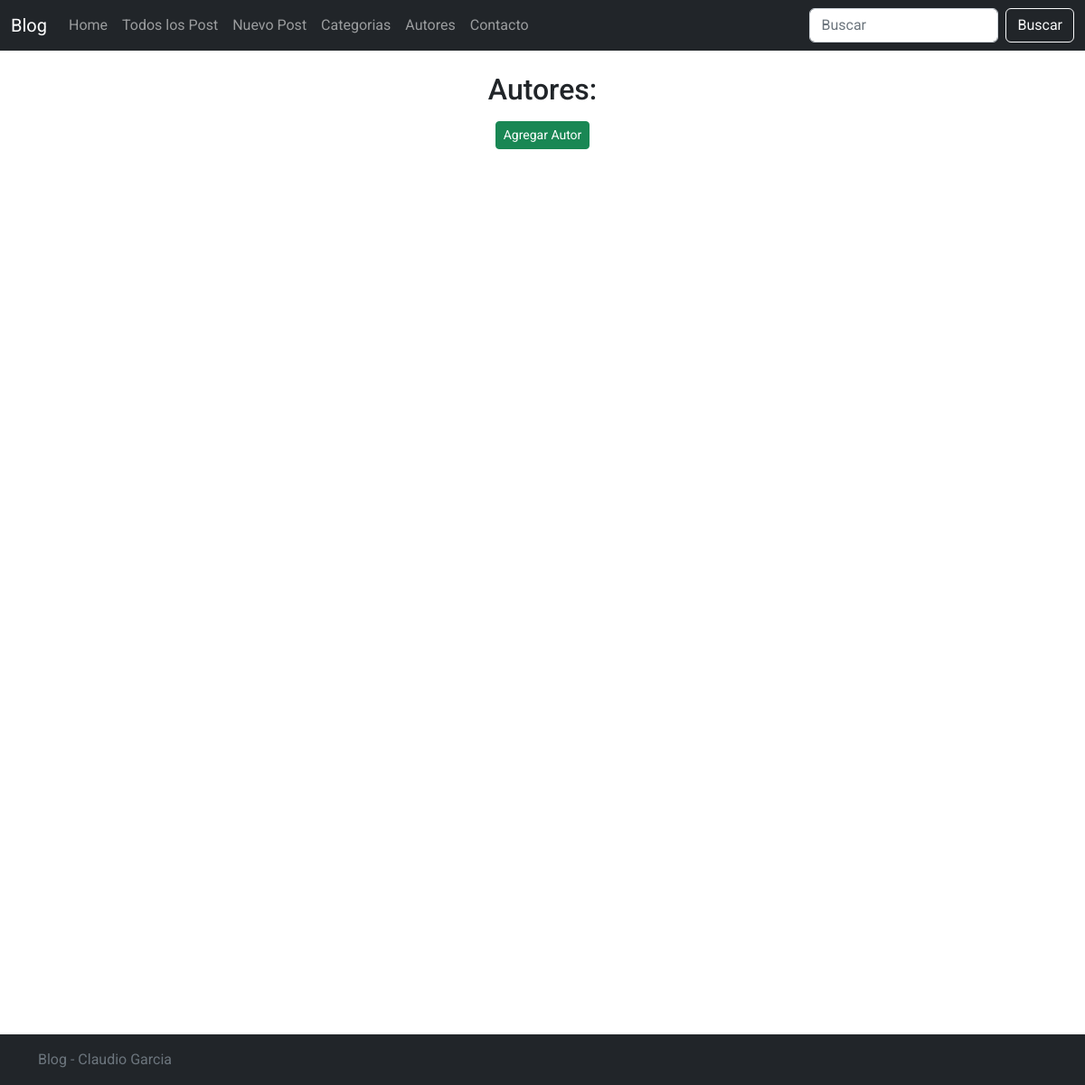
The app's page /autores/, older data.
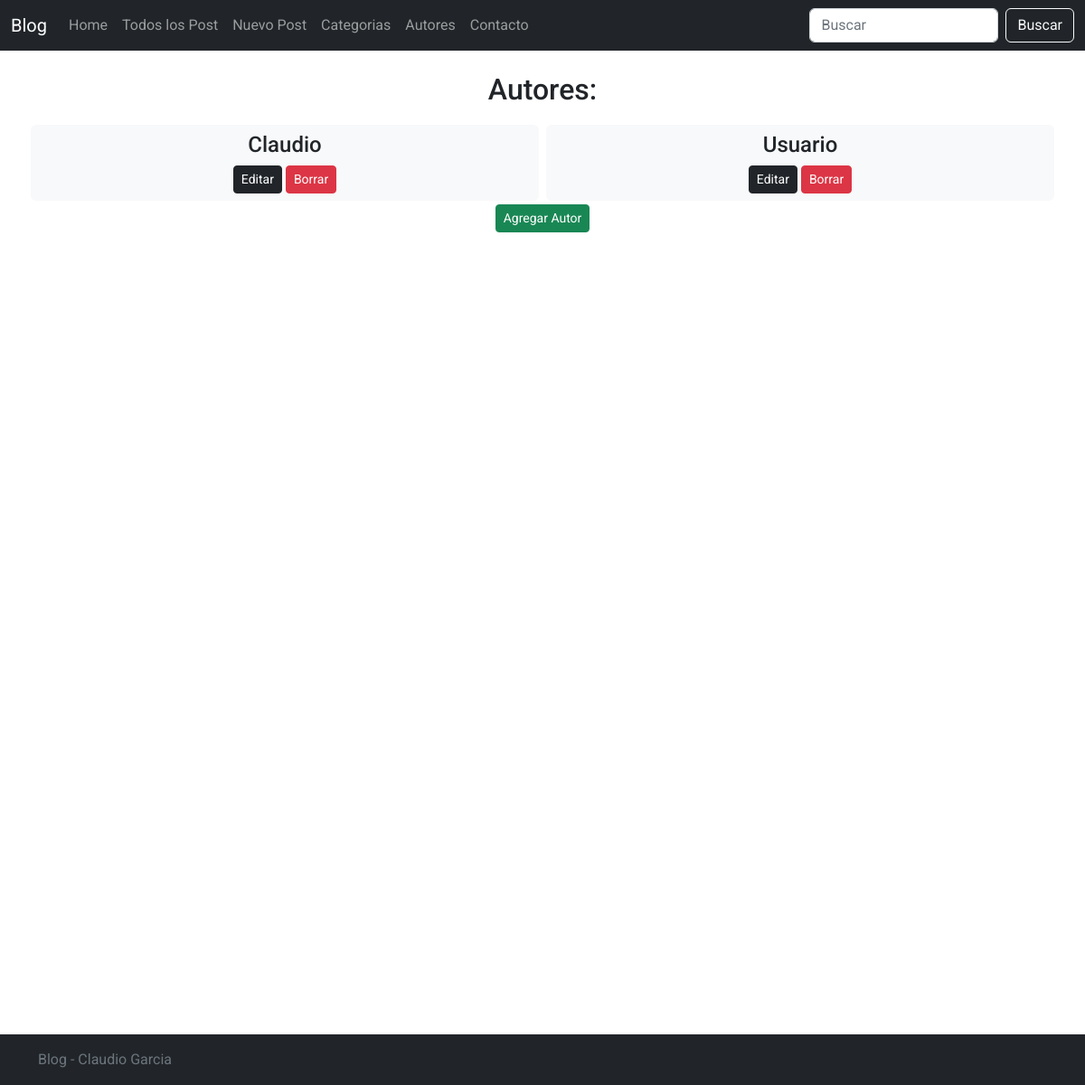
The same page, newer data.
### Posts/models.py (models this page shows, shortened)
class Autor(models.Model):
    title = models.CharField(max_length=255)

### Posts/views.py (the view)
# urls.py: path('autores/', views.autores,name='Autores'),
def autores(request):
    autor = Autor.objects.all()
    return render(request, 'autores.html', {'autores':autor})

### Posts/templates/autores.html
{% extends 'padre.html' %}
{% load static %}
{% block contenidoDinamico %}
<div class="container text-center">
    <p>
    <h2>Autores:</h2>
    </p>
</div>
<main class="container justify-content-center">
    <div class="row ">
        {% for autor in autores %}
        <div class="bg-light p-2 m-1 text-center rounded col w-30">
            <h4>{{ autor.title }}</h4>
            <a class="btn btn-sm btn-dark" href="{% url 'AutorEdit' autor.id %}" role="button">Editar</a>
            <a class="btn btn-sm btn-danger" href="{% url 'AutorDelete' autor.id %}" role="button">Borrar</a>
        </div>
        {% endfor %}
    </div>
    <p class="text-center">
        <a class="btn btn-sm btn-success" href="{% url 'AutorAdd' %}" role="button">Agregar Autor</a>
    </p>
</main>
{% endblock %}

Row changes from the older to the newer data that the page shows:
added Autor: title "Claudio"
added Autor: title "Usuario"
